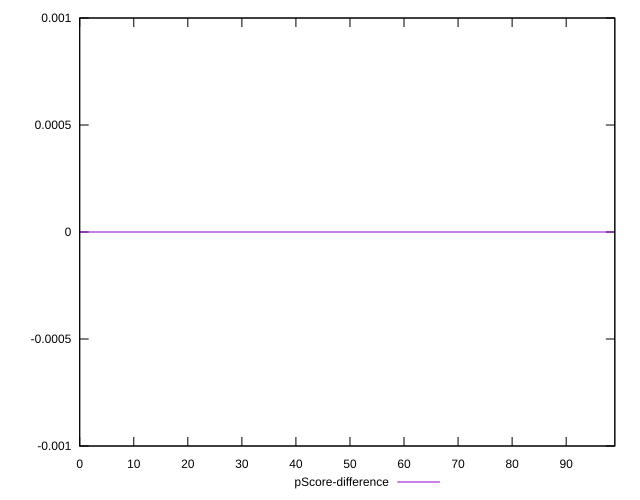

Write the gnuplot code that produced this figure.
reset

$pScoreDifference <<EOF
0 0
1 0
2 0
3 0
4 0
5 0
6 0
7 0
8 0
9 0
10 0
11 0
12 0
13 0
14 0
15 0
16 0
17 0
18 0
19 0
20 0
21 0
22 0
23 0
24 0
25 0
26 0
27 0
28 0
29 0
30 0
31 0
32 0
33 0
34 0
35 0
36 0
37 0
38 0
39 0
40 0
41 0
42 0
43 0
44 0
45 0
46 0
47 0
48 0
49 0
50 0
51 0
52 0
53 0
54 0
55 0
56 0
57 0
58 0
59 0
60 0
61 0
62 0
63 0
64 0
65 0
66 0
67 0
68 0
69 0
70 0
71 0
72 0
73 0
74 0
75 0
76 0
77 0
78 0
79 0
80 0
81 0
82 0
83 0
84 0
85 0
86 0
87 0
88 0
89 0
91 0
92 0
93 0
94 0
95 0
96 0
97 0
98 0
99 0
EOF

set key outside below
set xrange [0:99]
set yrange [-0.001:0.001]
set trange [-0.001:0.001]
set terminal svg size 640, 500 enhanced background rgb 'white'
set output "report/report_00029_2021-02-24T13-36-40.390Z/uses-webp-images/samples/card/pScore-difference/values.svg"

plot $pScoreDifference title "pScore-difference" with line

reset
